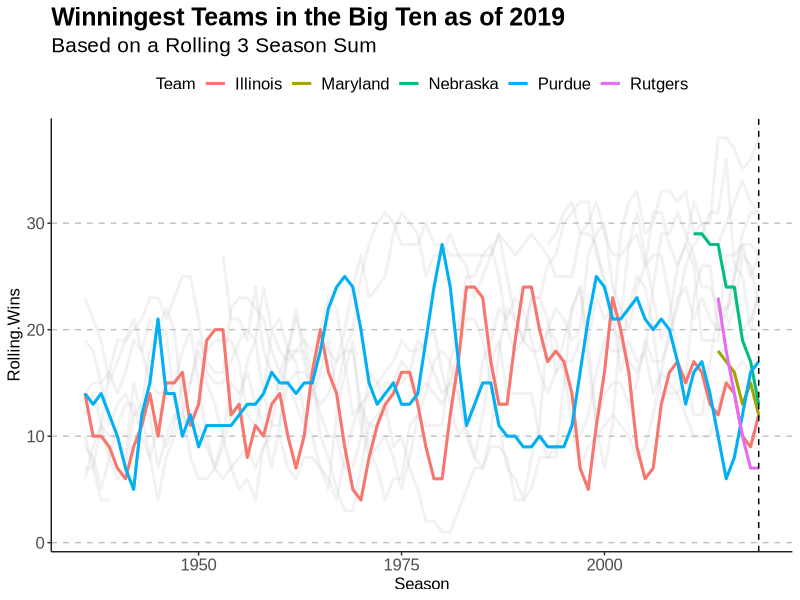

Reproduce this figure in R.
library(dplyr)
library(ggplot2)
library(tidyr)
library(tidyverse)
library(zoo)

setwd("~/Documents/GitHub/Sports-Data/College Football/Revised R Shiny Conference Look")

conf_performance <- read.csv('cfb conf.csv')

rolling_var <- 3

tes_var <- 'sum'

team_conf <- conf_performance %>%
  replace(is.na(.), 0) %>%
  arrange(Team, 
          Season) %>%
  select(Team, 
         Season,
         Conf,
         Total.Wins,
         Total.Losses,
         Total.Ties,
         Conf.Wins,
         Conf.Losses,
         Conf.Ties) %>%
  mutate(Total.Games = Total.Wins + Total.Losses + Total.Ties,
         Total.Conf.Games = Conf.Wins + Conf.Losses + Conf.Ties,
         Pct.Win = Total.Wins/Total.Games) %>%
  group_by(Team) %>%
  mutate(Rolling.Wins = rollapplyr(Total.Wins, rolling_var, tes_var, partial = TRUE),
         Rolling.Losses = rollapplyr(Total.Losses, rolling_var, tes_var, partial = TRUE),
         Rolling.Ties = rollapplyr(Total.Ties, rolling_var, tes_var, partial = TRUE),
         Rolling.Total.Games = rollapplyr(Total.Games, rolling_var, tes_var, partial = TRUE)) %>%
  mutate(Rolling.Conf.Wins = rollapplyr(Conf.Wins, rolling_var, tes_var, partial = TRUE),
         Rolling.Conf.Losses = rollapplyr(Conf.Losses, rolling_var, tes_var, partial = TRUE),
         Rolling.Conf.Ties = rollapplyr(Conf.Ties, rolling_var, tes_var, partial = TRUE),
         Rolling.Conf.Total.Games = rollapplyr(Total.Conf.Games, rolling_var, tes_var, partial = TRUE)) %>%
  ungroup() %>%
  mutate(Rolling.Pct.Won = Rolling.Wins/Rolling.Total.Games,
         Rolling.Conf.Pct.Won = Rolling.Conf.Wins/Rolling.Conf.Total.Games) %>%
  filter(Season >= 1936)

season_var <- 2019
conf_var <- 'Big Ten'

top_teams <- team_conf %>%
  filter(Conf == conf_var,
         Season == season_var) %>%
  select(Team,
         Rolling.Wins)

top_sort <- top_teams[with(top_teams, order(Rolling.Wins, decreasing = F)),]
top_sort$rank <- rank(top_sort$Rolling.Wins)

top_teams_sort <- top_sort %>%
  filter(row_number((Rolling.Wins)) <= 5) %>%
  select(Team)

team_conf %>%
  filter(Conf == conf_var) %>%
  ggplot(aes(x = Season,
             y = Rolling.Wins,
             group = Team)) +
  geom_line(alpha = 0.2, 
            color = 'gray',
            size = 1) +
  geom_line(data = subset(team_conf, Team %in% top_teams_sort$Team & Conf == conf_var),
            mapping = aes(x = Season,
                          y = Rolling.Wins,
                          group = Team,
                          color = Team),
            alpha = 0.3,
            size = 1) +
  geom_line(data = subset(team_conf, Team %in% top_teams_sort$Team & Season <= season_var & Conf == conf_var),
            mapping = aes(x = Season,
                          y = Rolling.Wins,
                          group = Team,
                          color = Team),
            size = 1) +
  geom_vline(xintercept = season_var,
             linetype = 'dashed') +
  labs(title = paste('Winningest Teams in the ', conf_var, ' as of ', season_var, sep = ''),
       subtitle = paste('Based on a Rolling ', rolling_var, ' Season Sum', sep = '')) +
  theme(plot.title = element_text(face = 'bold', size = 18, family = 'Arial'),
        legend.position = 'top',
        legend.background=element_blank(),
        legend.key=element_blank(),
        legend.text = element_text(size = 12, family = 'Arial'),
        legend.title = element_text(size = 12, family = 'Arial'),
        plot.subtitle = element_text(size = 15, family = 'Arial'),
        plot.caption = element_text(size = 12, family = 'Arial'),
        axis.title = element_text(size = 12, family = 'Arial'),
        axis.text = element_text(size = 12, family = 'Arial'),
        strip.text = ggplot2::element_text(size = 12, hjust = 0, face = 'bold', color = 'black', family = 'Arial'),
        strip.background = element_rect(fill = NA),
        panel.background = ggplot2::element_blank(),
        axis.line = element_line(colour = "#222222", linetype = "solid"),
        panel.grid.major.y = element_line(colour = "#c1c1c1", linetype = "dashed"),
        panel.grid.major.x = element_blank()) 


